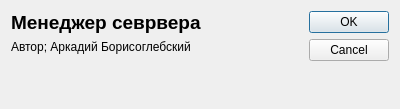
<?xml version="1.0" encoding="UTF-8"?>
<ui version="4.0">
 <class>DialogAbout</class>
 <widget class="QDialog" name="DialogAbout">
  <property name="geometry">
   <rect>
    <x>0</x>
    <y>0</y>
    <width>400</width>
    <height>109</height>
   </rect>
  </property>
  <property name="windowTitle">
   <string>О программе...</string>
  </property>
  <layout class="QGridLayout" name="gridLayout_2">
   <item row="0" column="0">
    <layout class="QGridLayout" name="gridLayout">
     <item row="0" column="0">
      <widget class="QLabel" name="label">
       <property name="font">
        <font>
         <pointsize>14</pointsize>
         <bold>true</bold>
        </font>
       </property>
       <property name="text">
        <string>Менеджер севрвера</string>
       </property>
      </widget>
     </item>
     <item row="1" column="0">
      <layout class="QGridLayout" name="gridLayout_3">
       <item row="0" column="0">
        <widget class="QLabel" name="label_2">
         <property name="text">
          <string>Автор; Аркадий Борисоглебский</string>
         </property>
        </widget>
       </item>
       <item row="1" column="0">
        <spacer name="verticalSpacer">
         <property name="orientation">
          <enum>Qt::Vertical</enum>
         </property>
         <property name="sizeHint" stdset="0">
          <size>
           <width>20</width>
           <height>40</height>
          </size>
         </property>
        </spacer>
       </item>
      </layout>
     </item>
    </layout>
   </item>
   <item row="0" column="1">
    <widget class="QDialogButtonBox" name="buttonBox">
     <property name="orientation">
      <enum>Qt::Vertical</enum>
     </property>
     <property name="standardButtons">
      <set>QDialogButtonBox::Cancel|QDialogButtonBox::Ok</set>
     </property>
    </widget>
   </item>
  </layout>
 </widget>
 <resources/>
 <connections>
  <connection>
   <sender>buttonBox</sender>
   <signal>accepted()</signal>
   <receiver>DialogAbout</receiver>
   <slot>accept()</slot>
   <hints>
    <hint type="sourcelabel">
     <x>248</x>
     <y>254</y>
    </hint>
    <hint type="destinationlabel">
     <x>157</x>
     <y>274</y>
    </hint>
   </hints>
  </connection>
  <connection>
   <sender>buttonBox</sender>
   <signal>rejected()</signal>
   <receiver>DialogAbout</receiver>
   <slot>reject()</slot>
   <hints>
    <hint type="sourcelabel">
     <x>316</x>
     <y>260</y>
    </hint>
    <hint type="destinationlabel">
     <x>286</x>
     <y>274</y>
    </hint>
   </hints>
  </connection>
 </connections>
</ui>
